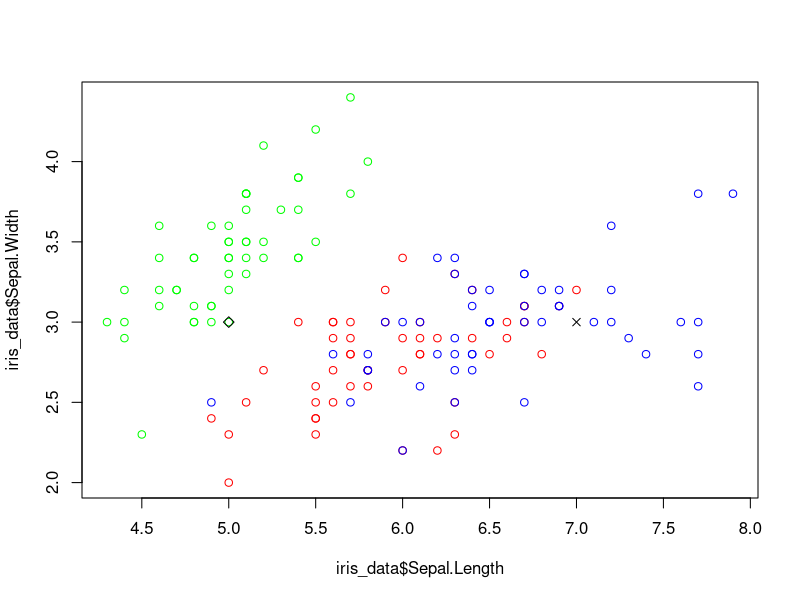
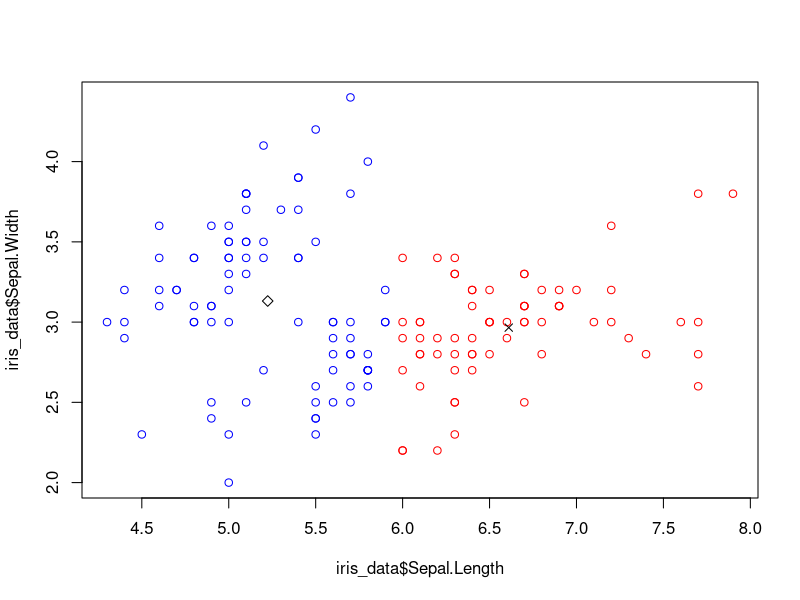

Generate these figures, in order, with R:
iris_data<-iris

iris_data$t_color='red'
iris_data$t_color[which(iris_data$Species=='setosa')]<-'green'
iris_data$t_color[which(iris_data$Species=='virginica')]<-'blue'

k1<-c(7,3)
k2<-c(5,3)

plot(iris_data$Sepal.Length,iris_data$Sepal.Width,col=iris_data$t_color)

points(k1[1],k1[2],pch=4)
points(k2[1],k2[2],pch=5)

number_of_steps<-6

n<-1

while(n<number_of_steps)
{
  iris_data$distance_to_clust1 <- sqrt((iris_data$Sepal.Length-k1[1])^2+(iris_data$Sepal.Width-k1[2])^2)
  iris_data$distance_to_clust2 <- sqrt((iris_data$Sepal.Length-k2[1])^2+(iris_data$Sepal.Width-k2[2])^2)
  iris_data$clust_1 <- 1*(iris_data$distance_to_clust1<=iris_data$distance_to_clust2)
  iris_data$clust_2 <- 1*(iris_data$distance_to_clust1>iris_data$distance_to_clust2) 
  k1[1]<-mean(iris_data$Sepal.Length[which(iris_data$clust_1==1)])
  k1[2]<-mean(iris_data$Sepal.Width[which(iris_data$clust_1==1)])
  k2[1]<-mean(iris_data$Sepal.Length[which(iris_data$clust_2==1)])
  k2[2]<-mean(iris_data$Sepal.Width[which(iris_data$clust_2==1)])
  n=n+1
}

iris_data$color='red'
iris_data$color[which(iris_data$clust_2==1)]<-'blue'

plot(iris_data$Sepal.Length,iris_data$Sepal.Width,col=iris_data$color)
points(k1[1],k1[2],pch=4)
points(k2[1],k2[2],pch=5)
